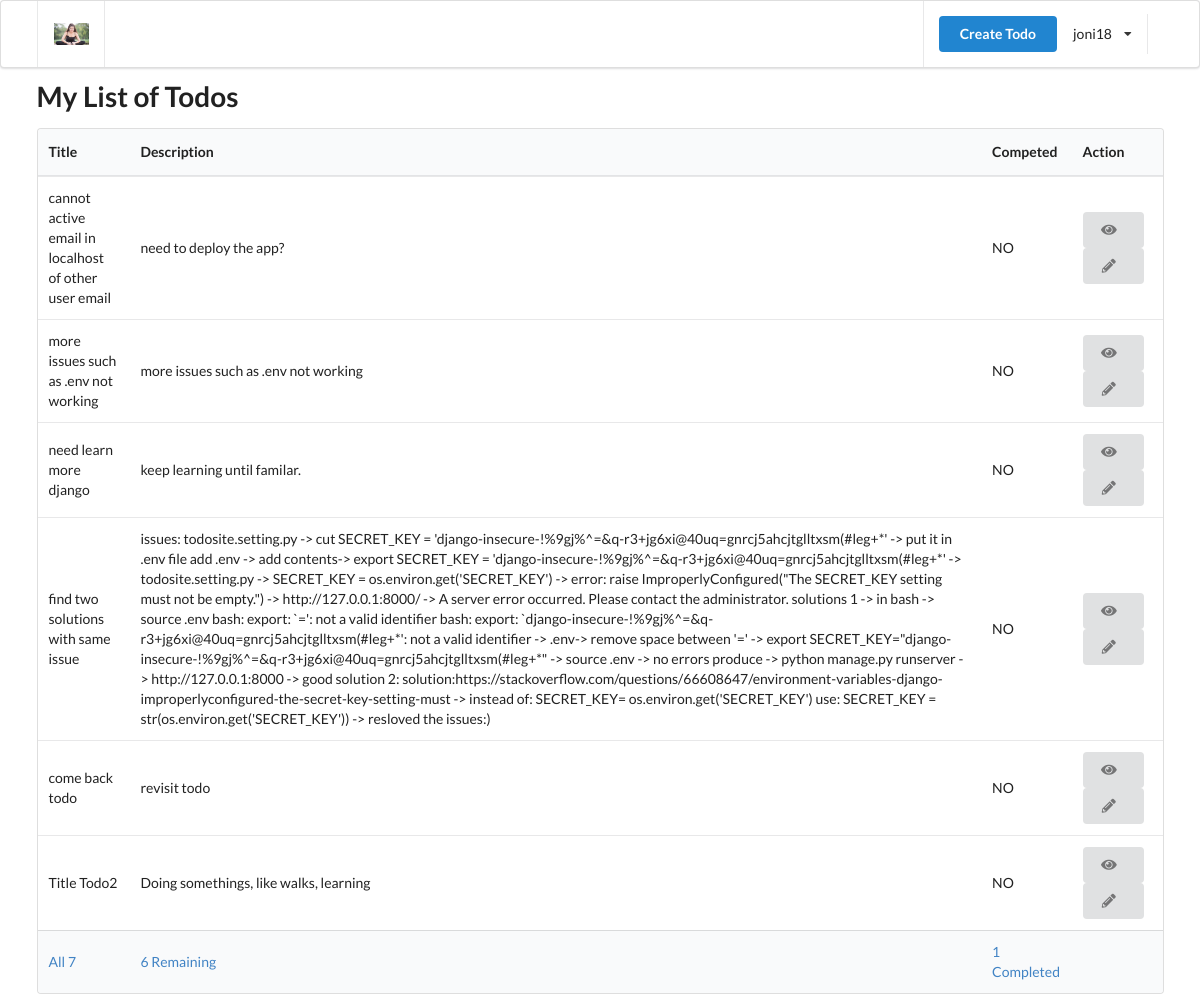
/?filter=incomplete (signed in), run on the app's committed database.
### authentication/models.py (models this page shows, shortened)
class User(AbstractUser):
    is_email_verified = models.BooleanField(default=False)

### todo/models.py (models this page shows, shortened)
class Todo(TrackingModel):
    title = models.CharField(max_length=255)
    description = models.TextField()
    is_completed = models.BooleanField(default=False)
    owner = models.ForeignKey(to=User, on_delete=models.CASCADE)

### todo/views.py (the view)
# urls.py: path('', views.index, name='home'),
@login_required
def index(request):
    todos = Todo.objects.filter(owner=request.user)
    completed_count = todos.filter(is_completed=True).count()
    incomplete_count = todos.filter(is_completed=False).count()
    all_count = todos.count()
    context = {'todos': get_showing_todos(request, todos),
               'all_count': all_count,
               'completed_count': completed_count,
               'incomplete_count': incomplete_count
               }
    return render(request, 'todo/index.html', context)

### todo/views.py (called while the page is built)
def get_showing_todos(request, todos):
    if request.GET and request.GET.get('filter'):
        if request.GET.get('filter') == 'completed':
            return todos.filter(is_completed=True)
        if request.GET.get('filter') == 'incomplete':
            return todos.filter(is_completed=False)
    return todos

### templates/todo/index.html (shortened to what this page needs)
{% extends '_partials/base.html' %}
{% load static %}
{% block content%}
    <h1 class="ui header">My List of Todos</h1>
{% if todos %}
<table class="ui table">
    <thead>
        <tr>
            <th>Title</th>
            <th>Description</th>
            <th>Competed</th>
            <th>Action</th>
        </tr>
    </thead>
    <tr>
        <tbody>
            {% for todo in todos %}
            <tr>
                <td>{{todo.title}}</td>
                <td>{{todo.description}}</td>
                <td>
                    {% if todo.is_completed %}
                    YES <i class="check icon green"></i>
                    {% else %}
                    NO
                    {% endif %}
                </td>
                <td>
                    <a href={% url 'todo' todo.pk %} class="ui button">
                        <i class="eye icon"></i>
                    </a>
                    <a href={% url 'todo-edit' todo.pk %} class="ui button">
                        <i class="pencil icon"></i>
                    </a>
                </td>
            </tr>
            {% endfor %}
        </tbody>
        <tfoot>
            <tr>
                <th>
                    <a href="?filter=all">All {{all_count}}</a>
                </th>
                <th>
                    <a href="?filter=incomplete">{{incomplete_count}} Remaining</a>
                </th>
                <th>
                    <a href="?filter=completed">{{completed_count}} Completed</a>
                </th>
                <th></th>
            </tr>
        </tfoot>
    </tr>
</table>
{% endif %}
{% endblock content%}

### templates/_partials/header.html (shortened to what this page needs)
{%load static %}
<div class="ui menu">
  <div class="ui container">
    <a href={% url 'home' %} class="header item">
      <img class="logo"  src= {% static 'img/helth_logo.png' %} />
    </a>
    <div class="right item">
        {% if request.user.is_authenticated %}
      <a href={% url 'create-todo' %} class="ui primary button">Create Todo</a>
      <div class="ui simple dropdown item">
        {{request.user.username}} <i class="dropdown icon"></i>
      </div>
        {% endif %}
    </div>
  </div>
</div>

### data on the page
User: user.username "joni18"
Todo: title "cannot active email in localhost of other user email", description "need to deploy the app?", is_completed "NO"
Todo: title "more issues such as .env not working", description "more issues such as .env not working", is_completed "NO"
Todo: title "need learn more django", description "keep learning until familar.", is_completed "NO"
Todo: title "find two solutions with same issue", description "issues: todosite.setting.py -> cut SECRET_KEY = 'django-insecure-!%9gj%^=&q-r3+jg6xi@40uq=gnrcj5ahcjtglltxsm(#leg+*' -> put it in .env file add .env -> add contents-> export SECRET_KEY = 'django-insecure-!%9gj%^=&q-r3+jg6xi@40uq=gnrcj5ahcjtglltxsm(#leg+*' -> todosite.setting.py -> SECRET_KEY = os.environ.get('SECRET_KEY') -> error: raise ImproperlyConfigured(\"The SECRET_KEY setting must not be empty.\") -> http://127.0.0.1:8000/ -> A server error occurred. Please contact the administrator. solutions 1 -> in bash -> source .env bash: export: `=': not a valid identifier bash: export: `django-insecure-!%9gj%^=&q-r3+jg6xi@40uq=gnrcj5ahcjtglltxsm(#leg+*': not a valid identifier -> .env-> remove…", is_completed "NO"
Todo: title "come back todo", description "revisit todo", is_completed "NO"
Todo: title "Title Todo2", description "Doing somethings, like walks, learning", is_completed "NO"

### other printed values
{{ all_count }} "7"
{{ incomplete_count }} "6"
{{ completed_count }} "1"
